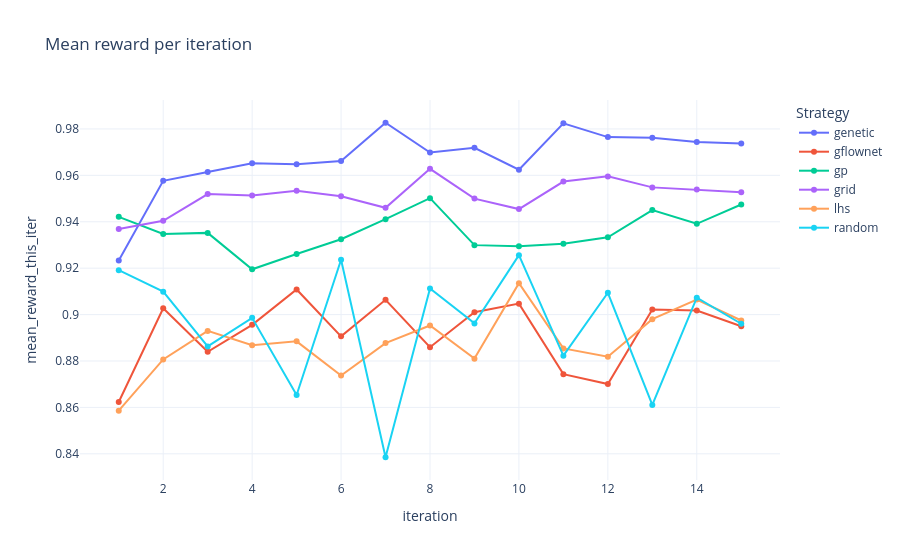

The code cell stored with this chart in its notebook:
### Code cell
plot_reward_curves(metrics, metric="mean_reward_this_iter", title="Mean reward per iteration")

### Figure 1 — Plotly figure (JSON) as saved in the notebook; plotly's stock layout.template omitted (floating-point values rounded to 4 significant figures)
{"data": [{"customdata": [["run_102", 70, "diverse_top_k", 50, 20], ["run_102", 90, "diverse_top_k", 50, 20], ["run_102", 110, "diverse_top_k", 50, 20], ["run_102", 130, "diverse_top_k", 50, 20], ["run_102", 150, "diverse_top_k", 50, 20], ["run_102", 170, "diverse_top_k", 50, 20], ["run_102", 190, "diverse_top_k", 50, 20], ["run_102", 210, "diverse_top_k", 50, 20], ["run_102", 230, "diverse_top_k", 50, 20], ["run_102", 250, "diverse_top_k", 50, 20], ["run_102", 270, "diverse_top_k", 50, 20], ["run_102", 290, "diverse_top_k", 50, 20], ["run_102", 310, "diverse_top_k", 50, 20], ["run_102", 330, "diverse_top_k", 50, 20], ["run_102", 350, "diverse_top_k", 50, 20]], "hovertemplate": "sampling_strategy=genetic<br>iteration=%{x}<br>mean_reward_this_iter=%{y}<br>run=%{customdata[0]}<br>oracle_evals_total=%{customdata[1]}<br>acquisition=%{customdata[2]}<br>n_init=%{customdata[3]}<br>n_candidates_per_iter=%{customdata[4]}<extra></extra>", "legendgroup": "genetic", "line": {"color": "#636efa", "dash": "solid"}, "marker": {"symbol": "circle"}, "mode": "lines+markers", "name": "genetic", "orientation": "v", "showlegend": true, "type": "scatter", "x": [1, 2, 3, 4, 5, 6, 7, 8, 9, 10, 11, 12, 13, 14, 15], "xaxis": "x", "y": [0.9233, 0.9576, 0.9615, 0.9652, 0.9648, 0.9662, 0.9827, 0.9699, 0.9719, 0.9624, 0.9824, 0.9765, 0.9762, 0.9744, 0.9738], "yaxis": "y"}, {"customdata": [["run_54", 70, "top_k", 50, 20], ["run_54", 90, "top_k", 50, 20], ["run_54", 110, "top_k", 50, 20], ["run_54", 130, "top_k", 50, 20], ["run_54", 150, "top_k", 50, 20], ["run_54", 170, "top_k", 50, 20], ["run_54", 190, "top_k", 50, 20], ["run_54", 210, "top_k", 50, 20], ["run_54", 230, "top_k", 50, 20], ["run_54", 250, "top_k", 50, 20], ["run_54", 270, "top_k", 50, 20], ["run_54", 290, "top_k", 50, 20], ["run_54", 310, "top_k", 50, 20], ["run_54", 330, "top_k", 50, 20], ["run_54", 350, "top_k", 50, 20]], "hovertemplate": "sampling_strategy=gflownet<br>iteration=%{x}<br>mean_reward_this_iter=%{y}<br>run=%{customdata[0]}<br>oracle_evals_total=%{customdata[1]}<br>acquisition=%{customdata[2]}<br>n_init=%{customdata[3]}<br>n_candidates_per_iter=%{customdata[4]}<extra></extra>", "legendgroup": "gflownet", "line": {"color": "#EF553B", "dash": "solid"}, "marker": {"symbol": "circle"}, "mode": "lines+markers", "name": "gflownet", "orientation": "v", "showlegend": true, "type": "scatter", "x": [1, 2, 3, 4, 5, 6, 7, 8, 9, 10, 11, 12, 13, 14, 15], "xaxis": "x", "y": [0.8623, 0.9028, 0.884, 0.8956, 0.9108, 0.8906, 0.9064, 0.886, 0.901, 0.9047, 0.8743, 0.8701, 0.9022, 0.9017, 0.8949], "yaxis": "y"}, {"customdata": [["run_76", 210, "top_k", 200, 10], ["run_76", 220, "top_k", 200, 10], ["run_76", 230, "top_k", 200, 10], ["run_76", 240, "top_k", 200, 10], ["run_76", 250, "top_k", 200, 10], ["run_76", 260, "top_k", 200, 10], ["run_76", 270, "top_k", 200, 10], ["run_76", 280, "top_k", 200, 10], ["run_76", 290, "top_k", 200, 10], ["run_76", 300, "top_k", 200, 10], ["run_76", 310, "top_k", 200, 10], ["run_76", 320, "top_k", 200, 10], ["run_76", 330, "top_k", 200, 10], ["run_76", 340, "top_k", 200, 10], ["run_76", 350, "top_k", 200, 10]], "hovertemplate": "sampling_strategy=gp<br>iteration=%{x}<br>mean_reward_this_iter=%{y}<br>run=%{customdata[0]}<br>oracle_evals_total=%{customdata[1]}<br>acquisition=%{customdata[2]}<br>n_init=%{customdata[3]}<br>n_candidates_per_iter=%{customdata[4]}<extra></extra>", "legendgroup": "gp", "line": {"color": "#00cc96", "dash": "solid"}, "marker": {"symbol": "circle"}, "mode": "lines+markers", "name": "gp", "orientation": "v", "showlegend": true, "type": "scatter", "x": [1, 2, 3, 4, 5, 6, 7, 8, 9, 10, 11, 12, 13, 14, 15], "xaxis": "x", "y": [0.9421, 0.9347, 0.9352, 0.9195, 0.9261, 0.9325, 0.9411, 0.9502, 0.9299, 0.9294, 0.9306, 0.9333, 0.9451, 0.9391, 0.9474], "yaxis": "y"}, {"customdata": [["run_39", 70, "top_k", 50, 20], ["run_39", 90, "top_k", 50, 20], ["run_39", 110, "top_k", 50, 20], ["run_39", 130, "top_k", 50, 20], ["run_39", 150, "top_k", 50, 20], ["run_39", 170, "top_k", 50, 20], ["run_39", 190, "top_k", 50, 20], ["run_39", 210, "top_k", 50, 20], ["run_39", 230, "top_k", 50, 20], ["run_39", 250, "top_k", 50, 20], ["run_39", 270, "top_k", 50, 20], ["run_39", 290, "top_k", 50, 20], ["run_39", 310, "top_k", 50, 20], ["run_39", 330, "top_k", 50, 20], ["run_39", 350, "top_k", 50, 20]], "hovertemplate": "sampling_strategy=grid<br>iteration=%{x}<br>mean_reward_this_iter=%{y}<br>run=%{customdata[0]}<br>oracle_evals_total=%{customdata[1]}<br>acquisition=%{customdata[2]}<br>n_init=%{customdata[3]}<br>n_candidates_per_iter=%{customdata[4]}<extra></extra>", "legendgroup": "grid", "line": {"color": "#ab63fa", "dash": "solid"}, "marker": {"symbol": "circle"}, "mode": "lines+markers", "name": "grid", "orientation": "v", "showlegend": true, "type": "scatter", "x": [1, 2, 3, 4, 5, 6, 7, 8, 9, 10, 11, 12, 13, 14, 15], "xaxis": "x", "y": [0.9368, 0.9404, 0.9519, 0.9513, 0.9533, 0.951, 0.946, 0.9628, 0.95, 0.9455, 0.9573, 0.9596, 0.9548, 0.9539, 0.9527], "yaxis": "y"}, {"customdata": [["run_33", 70, "diverse_top_k", 50, 20], ["run_33", 90, "diverse_top_k", 50, 20], ["run_33", 110, "diverse_top_k", 50, 20], ["run_33", 130, "diverse_top_k", 50, 20], ["run_33", 150, "diverse_top_k", 50, 20], ["run_33", 170, "diverse_top_k", 50, 20], ["run_33", 190, "diverse_top_k", 50, 20], ["run_33", 210, "diverse_top_k", 50, 20], ["run_33", 230, "diverse_top_k", 50, 20], ["run_33", 250, "diverse_top_k", 50, 20], ["run_33", 270, "diverse_top_k", 50, 20], ["run_33", 290, "diverse_top_k", 50, 20], ["run_33", 310, "diverse_top_k", 50, 20], ["run_33", 330, "diverse_top_k", 50, 20], ["run_33", 350, "diverse_top_k", 50, 20]], "hovertemplate": "sampling_strategy=lhs<br>iteration=%{x}<br>mean_reward_this_iter=%{y}<br>run=%{customdata[0]}<br>oracle_evals_total=%{customdata[1]}<br>acquisition=%{customdata[2]}<br>n_init=%{customdata[3]}<br>n_candidates_per_iter=%{customdata[4]}<extra></extra>", "legendgroup": "lhs", "line": {"color": "#FFA15A", "dash": "solid"}, "marker": {"symbol": "circle"}, "mode": "lines+markers", "name": "lhs", "orientation": "v", "showlegend": true, "type": "scatter", "x": [1, 2, 3, 4, 5, 6, 7, 8, 9, 10, 11, 12, 13, 14, 15], "xaxis": "x", "y": [0.8586, 0.8807, 0.893, 0.8868, 0.8885, 0.8737, 0.8877, 0.8953, 0.881, 0.9135, 0.8854, 0.8818, 0.898, 0.9065, 0.8975], "yaxis": "y"}, {"customdata": [["run_13", 210, "diverse_top_k", 200, 10], ["run_13", 220, "diverse_top_k", 200, 10], ["run_13", 230, "diverse_top_k", 200, 10], ["run_13", 240, "diverse_top_k", 200, 10], ["run_13", 250, "diverse_top_k", 200, 10], ["run_13", 260, "diverse_top_k", 200, 10], ["run_13", 270, "diverse_top_k", 200, 10], ["run_13", 280, "diverse_top_k", 200, 10], ["run_13", 290, "diverse_top_k", 200, 10], ["run_13", 300, "diverse_top_k", 200, 10], ["run_13", 310, "diverse_top_k", 200, 10], ["run_13", 320, "diverse_top_k", 200, 10], ["run_13", 330, "diverse_top_k", 200, 10], ["run_13", 340, "diverse_top_k", 200, 10], ["run_13", 350, "diverse_top_k", 200, 10]], "hovertemplate": "sampling_strategy=random<br>iteration=%{x}<br>mean_reward_this_iter=%{y}<br>run=%{customdata[0]}<br>oracle_evals_total=%{customdata[1]}<br>acquisition=%{customdata[2]}<br>n_init=%{customdata[3]}<br>n_candidates_per_iter=%{customdata[4]}<extra></extra>", "legendgroup": "random", "line": {"color": "#19d3f3", "dash": "solid"}, "marker": {"symbol": "circle"}, "mode": "lines+markers", "name": "random", "orientation": "v", "showlegend": true, "type": "scatter", "x": [1, 2, 3, 4, 5, 6, 7, 8, 9, 10, 11, 12, 13, 14, 15], "xaxis": "x", "y": [0.9191, 0.9099, 0.8863, 0.8986, 0.8653, 0.9236, 0.8385, 0.9112, 0.8962, 0.9256, 0.8823, 0.9094, 0.861, 0.9073, 0.896], "yaxis": "y"}], "layout": {"legend": {"title": {"text": "Strategy"}, "tracegroupgap": 0}, "title": {"text": "Mean reward per iteration"}, "xaxis": {"anchor": "y", "domain": [0, 1], "title": {"text": "iteration"}}, "yaxis": {"anchor": "x", "domain": [0, 1], "title": {"text": "mean_reward_this_iter"}}}}
